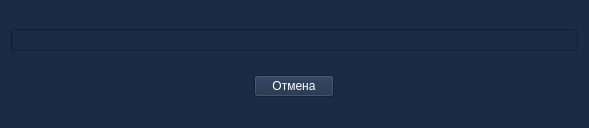
<?xml version="1.0" encoding="UTF-8"?>
<ui version="4.0">
 <class>Form</class>
 <widget class="QWidget" name="Form">
  <property name="geometry">
   <rect>
    <x>0</x>
    <y>0</y>
    <width>589</width>
    <height>128</height>
   </rect>
  </property>
  <property name="minimumSize">
   <size>
    <width>589</width>
    <height>128</height>
   </size>
  </property>
  <property name="maximumSize">
   <size>
    <width>589</width>
    <height>128</height>
   </size>
  </property>
  <property name="windowTitle">
   <string>Form</string>
  </property>
  <property name="styleSheet">
   <string notr="true">background-color: rgb(25, 43, 69);</string>
  </property>
  <layout class="QGridLayout" name="gridLayout">
   <item row="0" column="0">
    <widget class="QProgressBar" name="ProgressbBar">
     <property name="styleSheet">
      <string notr="true">color: rgb(25, 43, 69);</string>
     </property>
     <property name="value">
      <number>0</number>
     </property>
     <property name="alignment">
      <set>Qt::AlignHCenter|Qt::AlignTop</set>
     </property>
     <property name="textVisible">
      <bool>true</bool>
     </property>
     <property name="orientation">
      <enum>Qt::Horizontal</enum>
     </property>
     <property name="invertedAppearance">
      <bool>false</bool>
     </property>
     <property name="textDirection">
      <enum>QProgressBar::TopToBottom</enum>
     </property>
     <property name="format">
      <string>%p%</string>
     </property>
    </widget>
   </item>
   <item row="1" column="0" alignment="Qt::AlignHCenter">
    <widget class="QPushButton" name="cencel_button">
     <property name="styleSheet">
      <string notr="true">color: rgb(255, 255, 255);</string>
     </property>
     <property name="text">
      <string>Отмена</string>
     </property>
    </widget>
   </item>
  </layout>
 </widget>
 <resources/>
 <connections/>
</ui>
